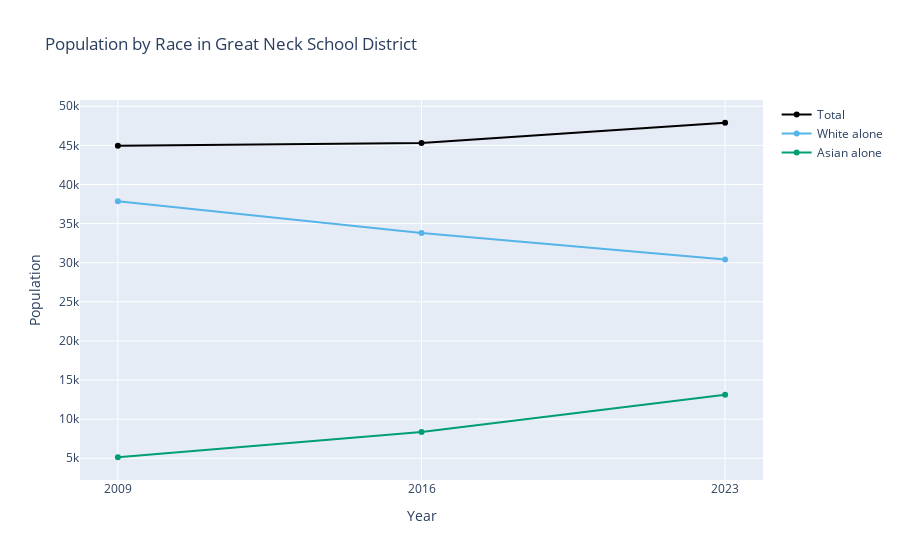

Source (notebook cell):
### Markdown cell above
So there are two primary racial groups within Great Neck: "White alone" and "Asian alone". Let's simplify things by dropping all the other columns, and then creating two graphs: the raw data, and the percent change in those values over time.

### Code cell
df = df.loc[:, ["Total", "White alone", "Asian alone", "Year"]]

graph_multiyear(
    df=df,
    title="Population by Race in Great Neck School District",
    yaxis_title="Population",
)

### Figure 1 — Plotly figure (JSON) as saved in the notebook; plotly's stock layout.template omitted (floating-point values rounded to 4 significant figures)
{"data": [{"hovertemplate": "Year: %{x}<br>Total: %{y:,}<extra></extra>", "line": {"color": "black"}, "mode": "lines+markers", "name": "Total", "type": "scatter", "x": [2009, 2016, 2023], "y": [44953, 45310, 47891]}, {"hovertemplate": "Year: %{x}<br>White alone: %{y:,}<extra></extra>", "line": {"color": "#56B4E9"}, "mode": "lines+markers", "name": "White alone", "type": "scatter", "x": [2009, 2016, 2023], "y": [37848, 33808, 30397]}, {"hovertemplate": "Year: %{x}<br>Asian alone: %{y:,}<extra></extra>", "line": {"color": "#009E73"}, "mode": "lines+markers", "name": "Asian alone", "type": "scatter", "x": [2009, 2016, 2023], "y": [5132, 8369, 13112]}], "layout": {"title": {"text": "Population by Race in Great Neck School District"}, "xaxis": {"tickmode": "array", "ticktext": ["2009", "2016", "2023"], "tickvals": [2009, 2016, 2023], "title": {"text": "Year"}}, "yaxis": {"title": {"text": "Population"}}}}
